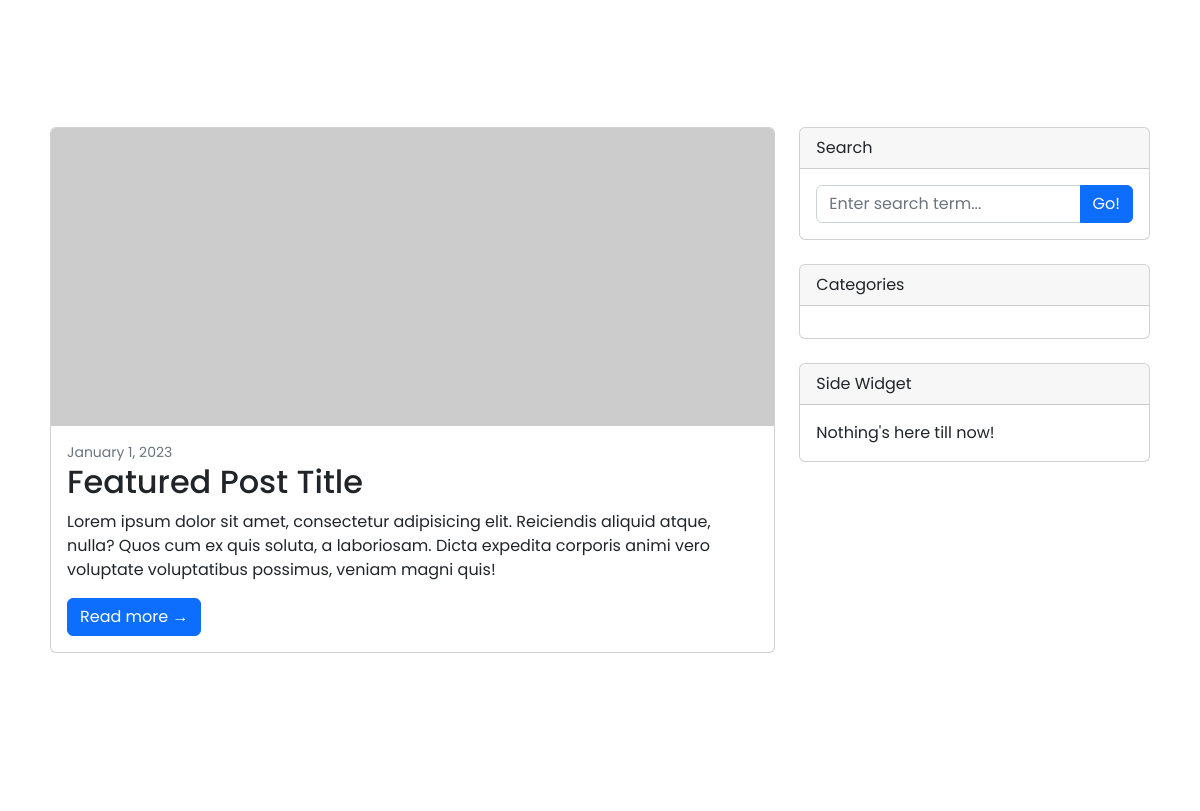
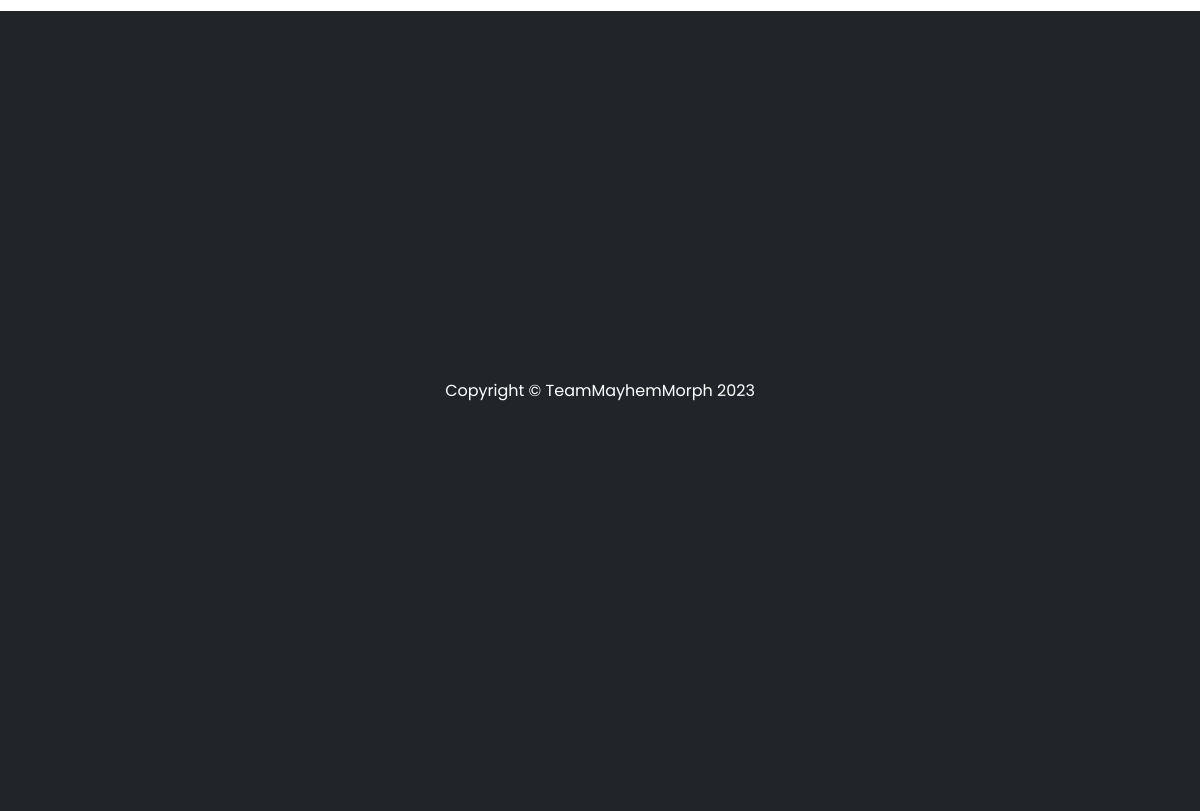
Before: /blog/blog.php (lower part) with the older database file (2 pictures, top to bottom).
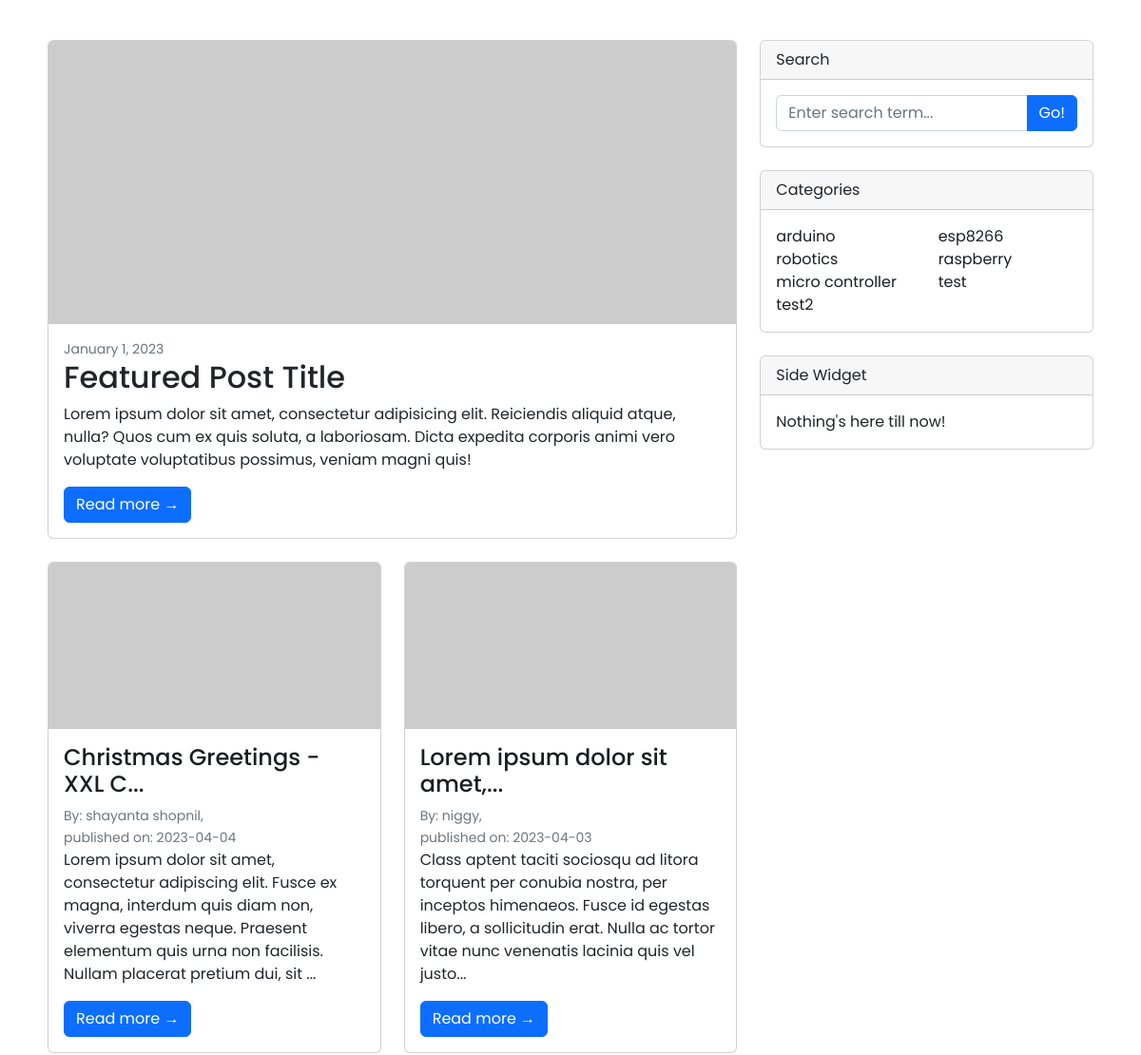
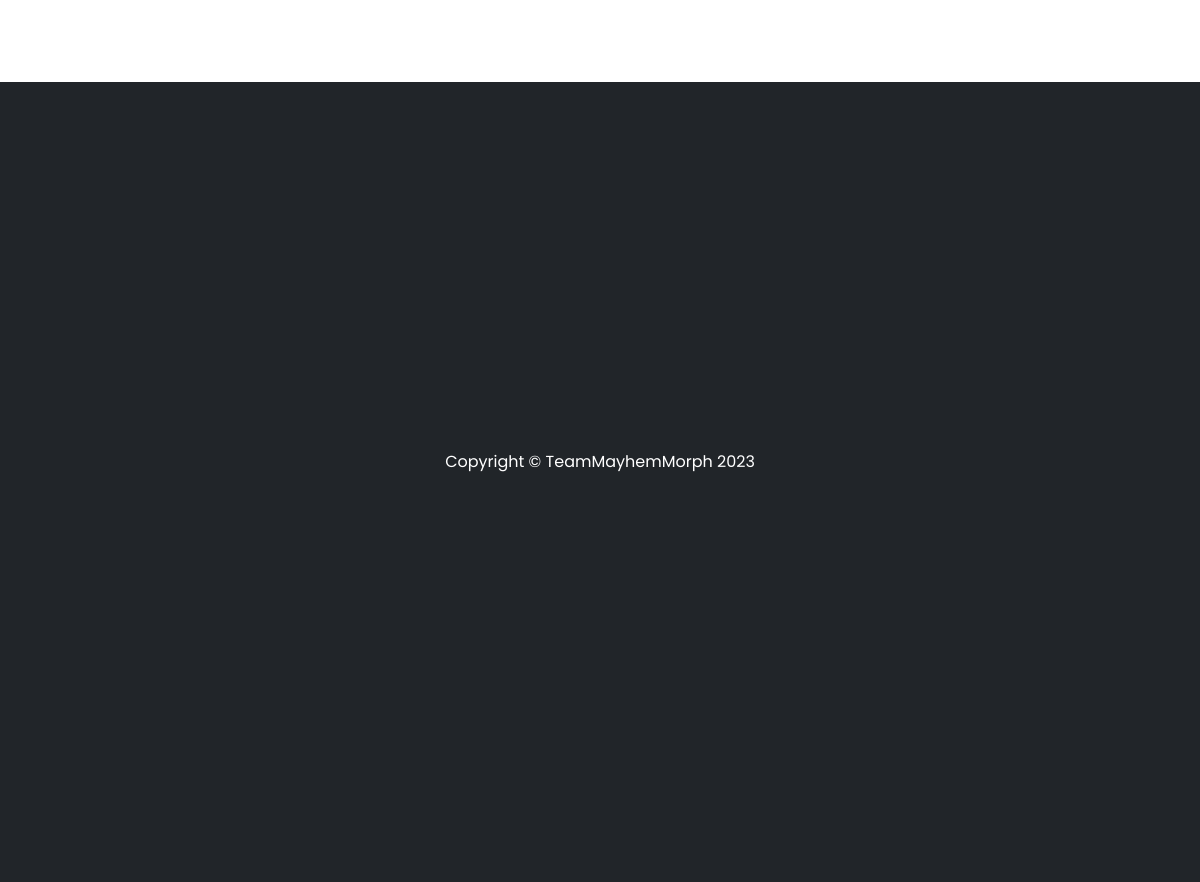
After: the same page with the newer database file (2 pictures, top to bottom).
### tables this page shows
CREATE TABLE `posts` (
  `post_id` int(3) NOT NULL,
  `post_category_id` int(3) NOT NULL,
  `post_title` varchar(255) NOT NULL,
  `post_author` varchar(255) NOT NULL,
  `post_date` date NOT NULL,
  `post_image` text NOT NULL,
  `post_content` text NOT NULL,
  `post_tags` varchar(255) NOT NULL,
  `post_comment_count` int(11) NOT NULL,
  `post_status` varchar(255) NOT NULL DEFAULT 'draft'
);

CREATE TABLE `post_categories` (
  `cat_id` int(3) NOT NULL,
  `cat_title` varchar(255) NOT NULL
);

### blog/blog.php (the view, shortened to what this page needs)
<?php include('includes/header.php') ?>
<?php include('../database/db_connect.php') ?>
        <div class="container">
            <div class="row">
                <div class="col-lg-8">
                    <div class="card mb-4">
                        <a href="#!"><img class="card-img-top" src="https://dummyimage.com/850x350/dee2e6/6c757d.jpg" alt="..." /></a>
                        <div class="card-body">
                            <div class="small text-muted">January 1, 2023</div>
                            <h2 class="card-title">Featured Post Title</h2>
                            <p class="card-text">Lorem ipsum dolor sit amet, consectetur adipisicing elit. Reiciendis aliquid atque, nulla? Quos cum ex quis soluta, a laboriosam. Dicta expedita corporis animi vero voluptate voluptatibus possimus, veniam magni quis!</p>
                            <a class="btn btn-primary" href="#!">Read more →</a>
                        </div>
                    </div>
                    <div class="row">
<?php
    $query = "select * from posts";
    $select_all_posts_query = mysqli_query($connect, $query);
    while($row = mysqli_fetch_assoc($select_all_posts_query))
    {
        $post_title = $row['post_title'];
        $post_date = $row['post_date'];
        $post_author = $row['post_author'];
        $post_content = $row['post_content'];
?>
        <div class="col-md-6">
        <div class="card mb-4">
            <a href="#!"><img class="card-img-top" src="https://dummyimage.com/700x350/dee2e6/6c757d.jpg" alt="..." /></a>
            <div class="card-body">
                <h2 class="card-title h4"><a href=""><?php echo mb_strimwidth($post_title, 0, 30, "..."); ?></a></h2>
                <div class="small text-muted">By: <?php echo $post_author ?>, </div>
                <span class="small text-muted">published on: <?php echo $post_date ?></span>
                <p class="card-text"><?php echo mb_strimwidth($post_content, 0, 200, "..."); ?></p>
                <a class="btn btn-primary" href="#!">Read more →</a>
            </div>
        </div>
    </div>
<?php
    }
?>
                    </div>
                </div>
<?php include "includes/sidebar.php" ?>
            </div>
        </div>
<?php include('includes/footer.php') ?>

### blog/includes/header.php (shortened to what this page needs)
<!DOCTYPE html>
<html lang="en">
    <head>
        <link href="css/styles.css" rel="stylesheet" />
    <link rel="stylesheet" href=".././assets/fonts/bootstrap-icons.css">
    <link rel="stylesheet" href=".././assets/sass/main.css">
    <link rel="stylesheet" href=".././recycle/css/style.css">
    </head>
<body>

### blog/includes/sidebar.php (shortened to what this page needs)
<div class="col-lg-4">
    <div class="card mb-4">
        <div class="card-header">Search</div>
        <div class="card-body">
            <form action="search.php" method="post">
                <div class="input-group">
                    <input class="form-control" type="text" placeholder="Enter search term..." aria-label="Enter search term..." aria-describedby="search" name="search" />
                    <button class="btn btn-primary" id="button-search" type="submit" name="submit">Go!</button>
                </div>
            </form>
        </div>
    </div>
    <div class="card mb-4">
        <div class="card-header">Categories</div>
        <div class="card-body">
            <div class="row">
                <?php
                $query = "select * from post_categories";
                $categories_result = mysqli_query($connect, $query);
                while ($row = mysqli_fetch_assoc($categories_result)) {
                    $cat_title = $row['cat_title'];
                ?>
                    <div class="col-sm-6">
                        <ul class="list-unstyled mb-0">
                            <li><a href="#!"><?php echo $cat_title ?></a></li>
                        </ul>
                    </div>
                <?php
                }
                ?>
            </div>
        </div>
    </div>
    <div class="card mb-4">
        <div class="card-header">Side Widget</div>
        <div class="card-body">Nothing's here till now!</div>
    </div>
</div>

### blog/includes/footer.php (shortened to what this page needs)
        <footer class="bg-dark">
            <div class="container"><p class="m-0 text-center text-white">Copyright &copy; TeamMayhemMorph 2023</p></div>
        </footer>
    </body>
</html>

### assets/sass/main.css (style rules this page uses)
body { font-family: "Roboto", sans-serif; background: #fff !important; }
a { text-decoration: none; color: #1a1e21; }

### Login/css/style.css (style rules this page uses)
* { font-family: 'Poppins', sans-serif; margin:0; padding:0; box-sizing: border-box; outline: none; border:none; text-decoration: none; }
.container { min-height: 100vh; display: flex; align-items: center; justify-content: center; padding:20px; padding-bottom: 60px; }

Changed rows visible on the page:
added posts: post_title "Christmas Greetings - XXL C...", post_author "shayanta shopnil", post_date "2023-04-04", post_content "Lorem ipsum dolor sit amet, consectetur adipiscing elit. Fusce ex magna, interdum quis diam non, viverra egestas neque. Praesent elementum quis urna non facilisis. Nullam placerat pretium dui, sit ..."
added posts: post_title "Lorem ipsum dolor sit amet,...", post_author "niggy", post_date "2023-04-03", post_content "Class aptent taciti sociosqu ad litora torquent per conubia nostra, per inceptos himenaeos. Fusce id egestas libero, a sollicitudin erat. Nulla ac tortor vitae nunc venenatis lacinia quis vel justo..."
added post_categories: cat_title "arduino"
added post_categories: cat_title "esp8266"
added post_categories: cat_title "robotics"
added post_categories: cat_title "raspberry"
added post_categories: cat_title "micro controller"
added post_categories: cat_title "test"
added post_categories: cat_title "test2"
